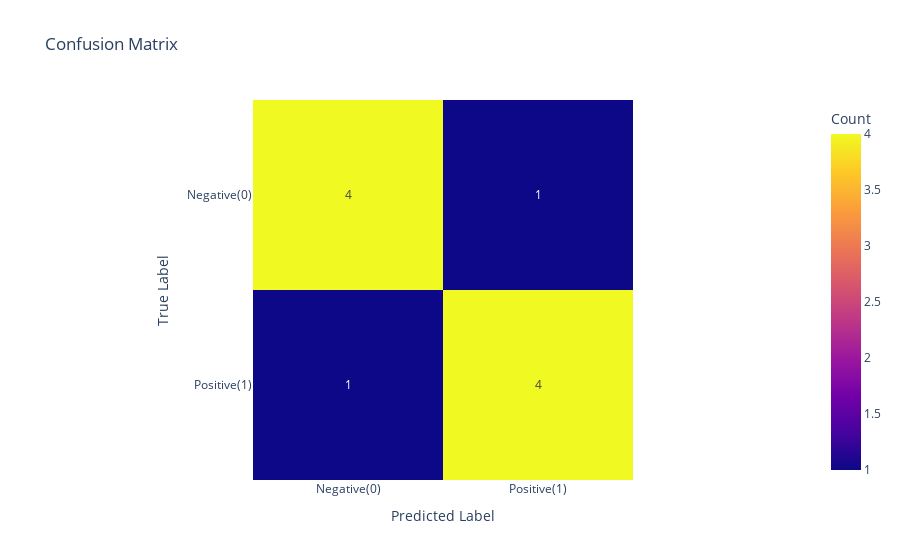

Source (notebook cell):
### Code cell
# 혼동 행렬 시각화
fig = px.imshow(cm, text_auto=True,
                labels=dict(x="Predicted Label", y="True Label", color="Count"),
                x=['Negative(0)', 'Positive(1)'],
                y=['Negative(0)', 'Positive(1)'],
                title="Confusion Matrix")
fig.show()

### Figure 1 — Plotly figure (JSON) as saved in the notebook; plotly's stock layout.template omitted (floating-point values rounded to 4 significant figures)
{"data": [{"coloraxis": "coloraxis", "hovertemplate": "Predicted Label: %{x}<br>True Label: %{y}<br>Count: %{z}<extra></extra>", "name": "0", "texttemplate": "%{z}", "type": "heatmap", "x": ["Negative(0)", "Positive(1)"], "xaxis": "x", "y": ["Negative(0)", "Positive(1)"], "yaxis": "y", "z": [[4, 1], [1, 4]]}], "layout": {"coloraxis": {"colorbar": {"title": {"text": "Count"}}, "colorscale": [[0, "#0d0887"], [0.1111, "#46039f"], [0.2222, "#7201a8"], [0.3333, "#9c179e"], [0.4444, "#bd3786"], [0.5556, "#d8576b"], [0.6667, "#ed7953"], [0.7778, "#fb9f3a"], [0.8889, "#fdca26"], [1, "#f0f921"]]}, "title": {"text": "Confusion Matrix"}, "xaxis": {"anchor": "y", "constrain": "domain", "domain": [0, 1], "scaleanchor": "y", "title": {"text": "Predicted Label"}}, "yaxis": {"anchor": "x", "autorange": "reversed", "constrain": "domain", "domain": [0, 1], "title": {"text": "True Label"}}}}
